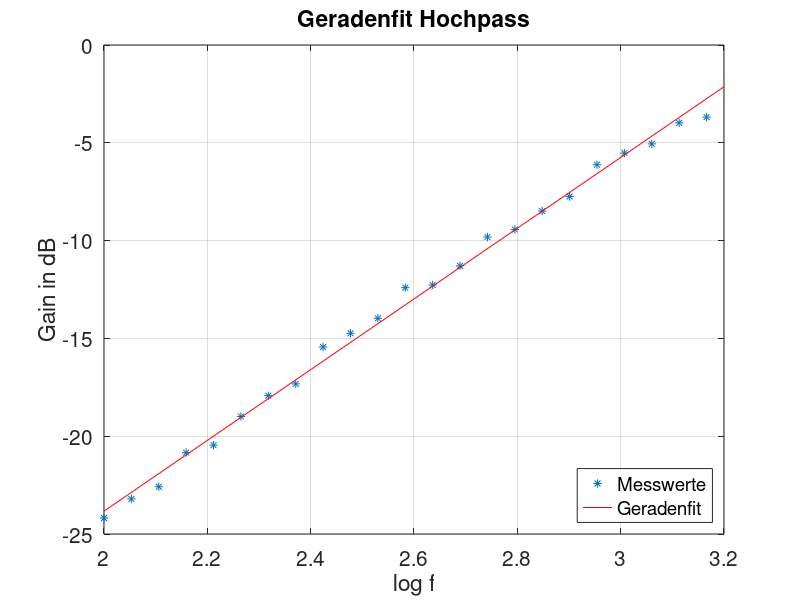

Reproduce this figure in MATLAB.
close all;
clear all;

data=importdata('2b_bode_hoch.txt');

%Frequenz
f=data(:,1);
%Gain dB
db=data(:,2);

f=log10(f(f<1500));
db=db(db<-3.4);

m=18.08;
t=-59.99;

x=[2 3.2];
y=m*x+t;

dy=y(2)-y(1)

plot(f,db,'*')
hold on
plot(x,y,'r')

grid on
xlabel('log f','Fontsize',15)
ylabel('Gain in dB','Fontsize',15)
legend('Messwerte','Geradenfit','Fontsize',15,'Location','Southeast')
xlim([2 3.2])
set(gca,'Fontsize',15);
title('Geradenfit Hochpass')
